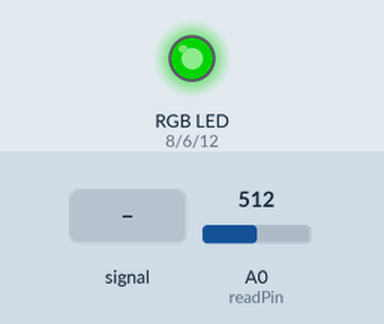
Bench run of a sketch on a simulated Arduino Uno, built with avr-gcc and run on an emulated ATmega328P. Shown: an RGB LED mixed from three pins (HIGH = lit). Dashed ring = blinking. The test bench sets the inputs (shaded band); at power-on: A0 (readPin) = 512. Dim RGB values are drawn brighter than linear; what the sketch prints to the serial monitor is not drawn.

Above: at 1.2 s.
1.3 s: A0 (readPin) fed a 200 Hz sine of ±81 counts around its level
At 3.3 s:
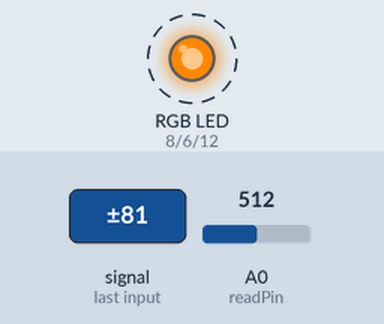
4.3 s: A0 (readPin) set to 306
At 4.5 s:
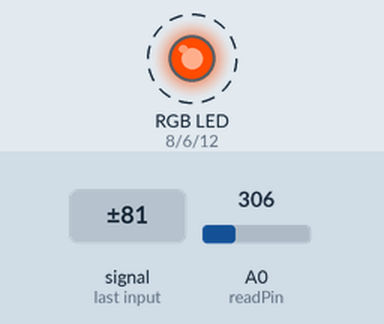
6.1 s: A0 (readPin) set to 122
At 7.0 s:
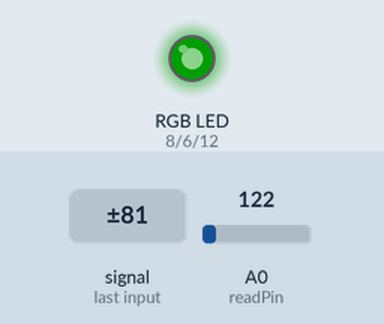
7.9 s: A0 (readPin) set to 0
At 8.1 s:
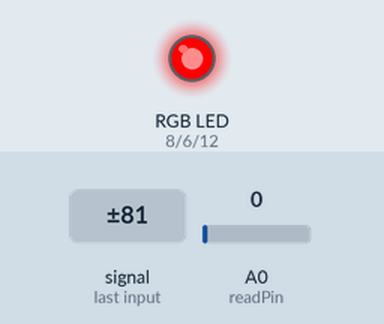
9.7 s: A0 (readPin) set to 900
At 11.0 s:
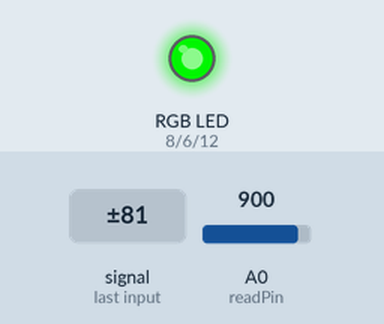
Timing chart, 0 to 12.5 s (numbered marks = the images above; inputs shaded):
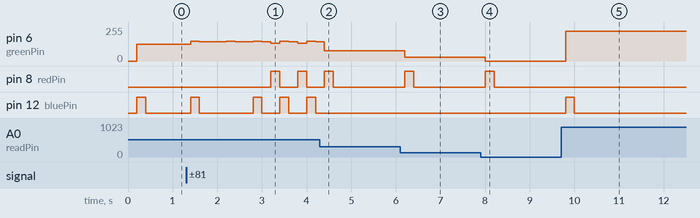

The sketch:

pots_LEDs_human_interface.ino
```cpp
int readPin = A0;

int redPin = 8;
int bluePin = 12;
int greenPin = 6;

float prev_volts = 0.0;
float current_volts;

int readVal;

float change;

long prev_time = 0;
long curr_time;
const long interval = 200;      //ms between each sample taking.

void setup() {
  // put your setup code here, to run once:

  pinMode(readPin,INPUT);

  pinMode(redPin,OUTPUT);
  pinMode(bluePin,OUTPUT);
  pinMode(greenPin,OUTPUT);

  Serial.begin(2000000);
}

void loop() {
  // put your main code here, to run repeatedly:

  readVal = analogRead(readPin);              //0 - 1023
  current_volts = (5.0/1023.0)*readVal;       //Converting the 10bit analog Signal input from binary to voltage 0-5v

  curr_time = millis();                       //noting the time when voltage was checked

  Serial.print(change);
  Serial.print("   ");
  Serial.println(curr_time);

  if(curr_time - prev_time >= interval){

    prev_time = curr_time;
    change = current_volts - prev_volts;

    if(change > 0.05){
      digitalWrite(bluePin,HIGH);
      digitalWrite(redPin,LOW);
    }

    else if(change < -0.05){
       digitalWrite(bluePin,LOW);
       digitalWrite(redPin,HIGH);
    }

    else{
      digitalWrite(bluePin,LOW);
      digitalWrite(redPin,LOW);
    }

    prev_volts = current_volts;

    analogWrite(greenPin,(255.0/1023.0)*readVal);


  }


}
```

Measured:
- after the input at 1.3 s, pin 6 (greenPin): 127/255 → 147/255 after 0.10 s, → 145/255 0.20 s later, → 146/255 0.20 s later, → 147/255 0.40 s later, … (14 changes in this stretch); pin 8 (redPin): alternates HIGH for 0.20 s and LOW for 0.40 s, starting after 1.9 s
- after the input at 4.3 s, pin 12 (bluePin): stays LOW (without the input it goes to HIGH after 0.30 s)
- after the input at 6.1 s, pin 6 (greenPin): 76/255 → 30/255 after 0.10 s; pin 8 (redPin): LOW → HIGH after 0.10 s, → LOW 0.20 s later
- after the input at 7.9 s, pin 6 (greenPin): 30/255 → 0/255 after 0.10 s; pin 8 (redPin): LOW → HIGH after 0.10 s, → LOW 0.20 s later
- after the input at 9.7 s, pin 6 (greenPin): 0/255 → 224/255 after 0.10 s; pin 12 (bluePin): LOW → HIGH after 0.10 s, → LOW 0.20 s later
